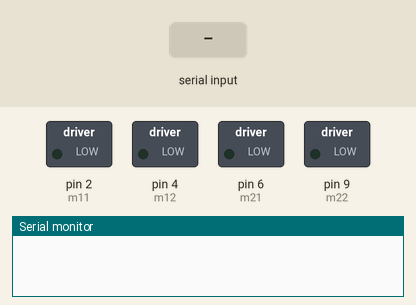
Recording of a sketch running on a simulated Arduino Uno, built with avr-gcc and run on an emulated ATmega328P. On the bench: switched loads named in the sketch (green lamp = pin HIGH), the last lines printed to the serial monitor. The test bench sets the inputs (shaded band).

Above: at 1.2 s.
1.3 s: "1" received over Serial
At 2.3 s:
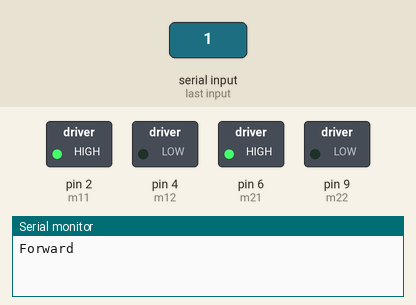
2.8 s: "2" received over Serial
At 3.4 s:
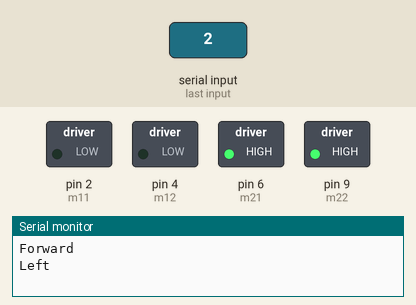
4.3 s: "3" received over Serial
At 4.6 s:
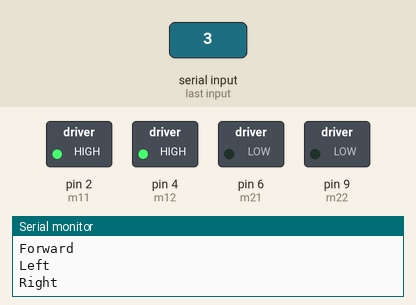
5.8 s: "4" received over Serial
At 6.9 s:
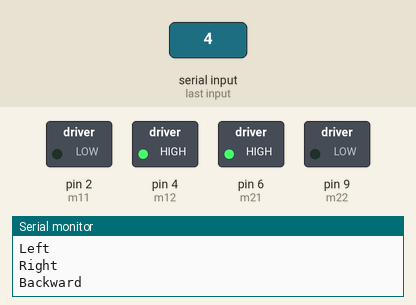
Timing chart, 0 to 8.3 s (numbered marks = the images above; inputs shaded):
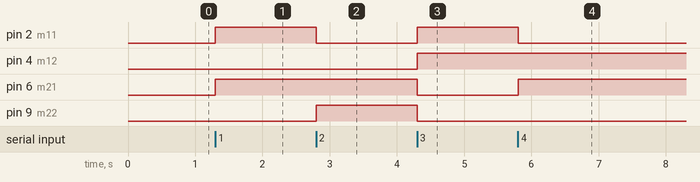

Measured:
- after the input at 1.3 s, pin 2 (m11), pin 6 (m21): LOW → HIGH at once
- after the input at 2.8 s, pin 2 (m11): HIGH → LOW at once; pin 9 (m22): LOW → HIGH at once
- after the input at 4.3 s, pin 2 (m11), pin 4 (m12): LOW → HIGH at once; pin 6 (m21), pin 9 (m22): HIGH → LOW at once
- after the input at 5.8 s, pin 2 (m11): HIGH → LOW at once; pin 6 (m21): LOW → HIGH at once

The sketch:

Robotic_car.ino
```cpp
#define m11 2   // left motor1
#define m12 4    // left motor2
#define m21 6    // right motor1
#define m22 9     //right motor2

void left()
{
   digitalWrite(m11, LOW);
   digitalWrite(m12, LOW);
   digitalWrite(m21, HIGH);
   digitalWrite(m22, HIGH);
}

void right()
{
   digitalWrite(m11, HIGH);
   digitalWrite(m12, HIGH);
   digitalWrite(m21, LOW);
   digitalWrite(m22, LOW);
   delay(1000);
}

void forward()
{
   digitalWrite(m11, HIGH);
   digitalWrite(m12, LOW);
   digitalWrite(m21, HIGH);
   digitalWrite(m22, LOW);
   delay(1000);
}

void backward()
{
   digitalWrite(m11, LOW);
   digitalWrite(m12, HIGH);
   digitalWrite(m21, HIGH);
   digitalWrite(m22, LOW);
   delay(1000);
}

void Stop()
{
   digitalWrite(m11, LOW);
   digitalWrite(m12, LOW);
   digitalWrite(m21, LOW);
   digitalWrite(m22, LOW);
}

void setup()
{
  Serial.begin(9600);
  pinMode(m11, OUTPUT);
  pinMode(m12, OUTPUT);
  pinMode(m21, OUTPUT);
  pinMode(m22, OUTPUT);
}

void loop()
{
  while(Serial.available()>0)
  {
    char ch=Serial.read();

    if(ch=='1')
    {
     Serial.println("Forward");
     forward();
    }

    else if(ch=='2')
    {
     Serial.println("Left");
     left();
    }

    else if(ch=='3')
    {
      Serial.println("Right");
      right();
    }

    else if(ch=='4')
    {
      Serial.println("Backward");
      backward();
    }

    else if(ch=='5')
    {
      Serial.println("Stop");
      Stop();
    }
    delay(100);
  }
}
```
